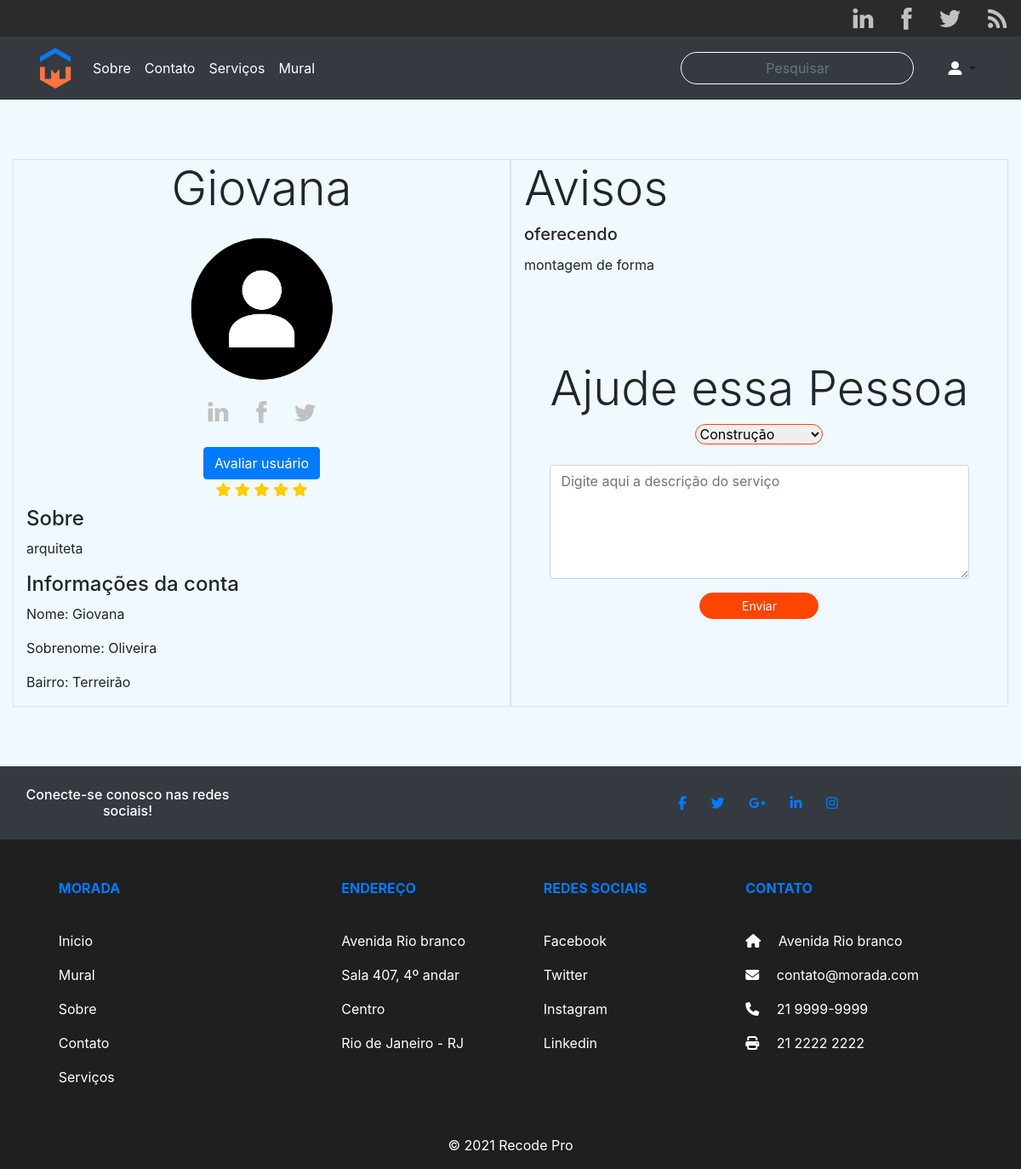
Page /perfilpublico.php?id=1 on the committed database.
### tables this page shows
CREATE TABLE `usuarios` (
  `idusuario` int NOT NULL AUTO_INCREMENT,
  `nome` varchar(45) DEFAULT NULL,
  `sobrenome` varchar(45) DEFAULT NULL,
  `email` varchar(45) DEFAULT NULL,
  `senha` varchar(45) DEFAULT NULL,
  `sobre` varchar(45) DEFAULT NULL,
  `endereco` varchar(45) DEFAULT NULL,
  `bairro` varchar(45) DEFAULT NULL,
  `cep` varchar(45) DEFAULT NULL,
  `telefone` varchar(45) DEFAULT NULL,
  `complemento` varchar(45) DEFAULT NULL,
  `estrela` varchar(45) DEFAULT NULL,
  PRIMARY KEY (`idusuario`)
);

CREATE TABLE `servicos` (
  `idservicos` int NOT NULL AUTO_INCREMENT,
  `usuario` int DEFAULT NULL,
  `tipo` varchar(45) DEFAULT NULL,
  `categoria` varchar(45) DEFAULT NULL,
  `descricao` varchar(700) DEFAULT NULL,
  `email` varchar(45) DEFAULT NULL,
  `parceiro` varchar(100) DEFAULT NULL,
  `mensagem` varchar(500) DEFAULT NULL,
  PRIMARY KEY (`idservicos`),
  KEY `fk_servicos_idx` (`usuario`),
  CONSTRAINT `fk_servicos` FOREIGN KEY (`usuario`) REFERENCES `usuarios` (`idusuario`)
);

### perfilpublico.php (the view, shortened to what this page needs)
<?php
include('./php/actions/conexaodb.php');
$id = filter_input(INPUT_GET, 'id', FILTER_SANITIZE_NUMBER_INT);
$query = "SELECT * FROM usuarios JOIN servicos ON usuarios.idusuario = servicos.usuario WHERE idusuario = $id ; ";
$result = $conn->query($query);
$data = mysqli_fetch_assoc($result);
$query2 ="SELECT * FROM usuarios WHERE idusuario = $id;";
$result2 = $conn->query($query2);
$data2 = mysqli_fetch_assoc($result2);
?>
<!DOCTYPE html>
<html lang="en">
<head>
    <link rel="stylesheet" type="text/css" href="./css/main.css">
    <link rel="stylesheet" type="text/css" href="./css/avaliacao.css">
    <link rel="stylesheet" href="https://stackpath.bootstrapcdn.com/bootstrap/4.1.3/css/bootstrap.min.css">
    <link rel="stylesheet" href=" http://netdna.bootstrapcdn.com/font-awesome/4.0.3/css/font-awesome.min.css">
</head>
<?php
require "./php/includes/menu.php";
?>
<body>
    <div class="container-fluid">
        <div class="container-fluid" style="margin-bottom:70px; margin-top:70px;">
            <div class="row">
                <div class="col-sm border">
                    <h3 class="display-4 text-center"> <?php echo $data['nome']; ?></h3>
                    <div class="text-center"><img src="img/icones/profile-icon.png" style="width:200px; height:200px" alt=""></div>
                    <main>
                        <div>
                            <ul class="nav justify-content-center">
                                <li class="nav-item"><a href="#" class="nav-link"> <img src="img/icones/linkedin.png" /></a></li>
                                <li class="nav-item"><a href="#" class="nav-link"> <img src="img/icones/face.png" /></a></li>
                                <li class="nav-item"><a href="#" class="nav-link"> <img src="img/icones/tw.png" /></a></li>
                            </ul>
                            <div class="estrelas">
                                <button type="button" class="btn btn-primary" data-toggle="modal" data-target="#exampleModal">
                                    Avaliar usuário
                                </button>
                                <div>
                                <?php if($data2['estrela']) {
                                    $ava = $data2['estrela']; ?>
                                <?php
                                if ($ava > 0 and $ava < 2) { ?>
                                    <label for="estrela_cinco"><i class="fa"></i></label>
                                    <input type="radio" id="estrela_um" name="estrela" value="1">
                                <?php } else if ($ava > 1 and $ava < 3) { ?>
                                    <label for="estrela_cinco"><i class="fa"></i></label>
                                    <label for="estrela_cinco"><i class="fa"></i></label>
                                <?php } else if ($ava > 2 and $ava < 4) { ?>
                                    <label for="estrela_cinco"><i class="fa"></i></label>
                                    <label for="estrela_cinco"><i class="fa"></i></label>
                                    <label for="estrela_cinco"><i class="fa"></i></label>
                                <?php } else if ($ava > 4 and $ava < 6) { ?>
                                    <label for="estrela_cinco"><i class="fa"></i></label>
                                    <label for="estrela_cinco"><i class="fa"></i></label>
                                    <label for="estrela_cinco"><i class="fa"></i></label>
                                    <label for="estrela_cinco"><i class="fa"></i></label>
                                    <label for="estrela_cinco"><i class="fa"></i></label>
                                <?php }
                                } else {?>
                                    <p>Usuário sem avaliação</p>
                                <?php } ?>
                                </div>
                            </div>
                        </div>
                        <h4>Sobre</h4>
                        <p><?php echo $data['sobre']; ?>
                        </p>
                        <h4>Informações da conta</h4>
                        <p>Nome: <?php echo $data['nome']; ?> </p>
                        <p>Sobrenome: <?php
                                        echo $data['sobrenome']; ?> </p>
                        <p>Bairro: <?php
                                    echo $data['bairro']; ?>
                        </p>
                </div>
                <div class="col-sm border">
                    <h4 class="display-4">Avisos</h4>
                    <?php
                    $result = $conn->query($query);
                    if ($result->num_rows > 0) {
                        while ($row = $result->fetch_assoc()) {
                    ?>
                            <div class="Card" style="width: 18rem;">
                                    <h5 class="card-title"><?php echo $row['tipo'] ?></h5>
                                    <p class="card-text"><?php echo $row['descricao']; ?></p>
                            </div>
                            <br>
                    <?php
                        }
                    } else {
                        echo '<p>' . 'Nenhuma solicitação feita!' . '<p>';
                    }
                    ?>
                        <form class="form text-center mt-1" method="post" action="./php/actions/mensagem.php?id=<?php echo $data['idusuario']; ?>">
                        <label for="">
                            <h4 class="display-4 ">Ajude essa Pessoa</h4>
                            <select name="categoria">
                                <option value="construcao">Construção</option>
                            </select><br><br>
                            <textarea class="form-control" id="exampleFormControlTextarea1" name="mensagem" rows="5" placeholder="Digite aqui a descrição do serviço"></textarea>
                            <button type="submit" class="btn btnstyle mt-3 btn-sm">
                                Enviar
                            </button>
                    </form>
                </div>
            </div>
        </div>
    </div>
</body>
</html>

### css/main.css (style rules this page uses)
body { background: rgb(240, 249, 255)!important; }

### css/avaliacao.css (style rules this page uses)
.estrelas label i.fa::before { content: '\f005'; color: #FC0; }
.estrelas { text-align: center; margin-top: 20px; }

### perfilpublico.php (style rules this page uses)
select { border-radius: 15px; border: 1px solid orangered; width: 150px; }
.btnstyle { border: 1px solid orangered; background-color: orangered !important; width: 140px; border-radius: 30px; color: white; }

### rows in the picture
usuarios: nome "Giovana", sobre "arquiteta", sobrenome "Oliveira", bairro "Terreirão"
servicos: tipo "oferecendo", descricao "montagem de forma"
